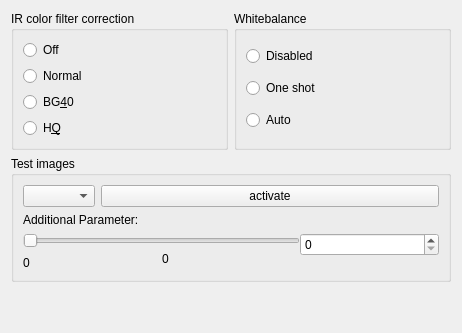
     <widget class="QWidget" name="Processing">
      <attribute name="title">
       <string>Processi&amp;ng</string>
      </attribute>
      <layout class="QGridLayout">
       <item row="0" column="0">
        <widget class="Q3ButtonGroup" name="buttonGroupColorCorrection">
         <property name="title">
          <string>IR color filter correction</string>
         </property>
         <layout class="QGridLayout">
          <item row="0" column="0">
           <widget class="QRadioButton" name="radioButtonCCOff">
            <property name="text">
             <string>Off</string>
            </property>
            <property name="shortcut">
             <string/>
            </property>
           </widget>
          </item>
          <item row="1" column="0">
           <widget class="QRadioButton" name="radioButtonCCNormal">
            <property name="text">
             <string>Normal</string>
            </property>
            <property name="shortcut">
             <string/>
            </property>
           </widget>
          </item>
          <item row="2" column="0">
           <widget class="QRadioButton" name="radioButtonCCBG40">
            <property name="text">
             <string>BG&amp;40</string>
            </property>
            <property name="shortcut">
             <string>Alt+4</string>
            </property>
           </widget>
          </item>
          <item row="3" column="0">
           <widget class="QRadioButton" name="radioButtonCCHQ">
            <property name="text">
             <string>H&amp;Q</string>
            </property>
            <property name="shortcut">
             <string>Alt+Q</string>
            </property>
           </widget>
          </item>
         </layout>
        </widget>
       </item>
       <item row="0" column="1">
        <widget class="Q3ButtonGroup" name="buttonGroupWhitebalance">
         <property name="title">
          <string>Whitebalance</string>
         </property>
         <property name="flat">
          <bool>false</bool>
         </property>
         <property name="checkable">
          <bool>false</bool>
         </property>
         <property name="checked">
          <bool>false</bool>
         </property>
         <property name="radioButtonExclusive">
          <bool>true</bool>
         </property>
         <layout class="QGridLayout">
          <item row="1" column="0">
           <widget class="QRadioButton" name="radioButtonOneShot">
            <property name="text">
             <string>One shot</string>
            </property>
            <property name="shortcut">
             <string/>
            </property>
           </widget>
          </item>
          <item row="2" column="0">
           <widget class="QRadioButton" name="radioButtonAuto">
            <property name="cursor">
             <cursorShape>ArrowCursor</cursorShape>
            </property>
            <property name="text">
             <string>Auto</string>
            </property>
           </widget>
          </item>
          <item row="0" column="0">
           <widget class="QRadioButton" name="radioButtonDisabled">
            <property name="text">
             <string>Disabled</string>
            </property>
           </widget>
          </item>
         </layout>
        </widget>
       </item>
       <item row="4" column="0" colspan="2">
        <spacer name="spacer62">
         <property name="orientation">
          <enum>Qt::Vertical</enum>
         </property>
         <property name="sizeType">
          <enum>QSizePolicy::Expanding</enum>
         </property>
         <property name="sizeHint" stdset="0">
          <size>
           <width>440</width>
           <height>40</height>
          </size>
         </property>
        </spacer>
       </item>
       <item row="1" column="0" rowspan="2" colspan="2">
        <widget class="QGroupBox" name="Testimages">
         <property name="sizePolicy">
          <sizepolicy hsizetype="Expanding" vsizetype="Preferred">
           <horstretch>0</horstretch>
           <verstretch>0</verstretch>
          </sizepolicy>
         </property>
         <property name="title">
          <string>Test images</string>
         </property>
         <layout class="QVBoxLayout" name="verticalLayout">
          <item>
           <layout class="QHBoxLayout" name="horizontalLayout_2">
            <item>
             <widget class="QComboBox" name="cb_testimages">
              <property name="sizePolicy">
               <sizepolicy hsizetype="Maximum" vsizetype="Fixed">
                <horstretch>0</horstretch>
                <verstretch>0</verstretch>
               </sizepolicy>
              </property>
             </widget>
            </item>
            <item>
             <widget class="QPushButton" name="pB_SetTestImage">
              <property name="sizePolicy">
               <sizepolicy hsizetype="MinimumExpanding" vsizetype="Fixed">
                <horstretch>0</horstretch>
                <verstretch>0</verstretch>
               </sizepolicy>
              </property>
              <property name="text">
               <string>activate</string>
              </property>
             </widget>
            </item>
           </layout>
          </item>
          <item>
           <widget class="QLabel" name="label_testimagesAdditionalParam">
            <property name="text">
             <string>Additional Parameter:</string>
            </property>
           </widget>
          </item>
          <item>
           <layout class="QGridLayout" name="gridLayout_18">
            <property name="spacing">
             <number>0</number>
            </property>
            <item row="0" column="0" colspan="2">
             <widget class="QSlider" name="slider_testimagesValue">
              <property name="orientation">
               <enum>Qt::Horizontal</enum>
              </property>
             </widget>
            </item>
            <item row="0" column="2" rowspan="2">
             <widget class="QSpinBox" name="spin_testimagesValue"/>
            </item>
            <item row="1" column="1" rowspan="2">
             <widget class="QLabel" name="label_testimages_max">
              <property name="layoutDirection">
               <enum>Qt::RightToLeft</enum>
              </property>
              <property name="text">
               <string>0</string>
              </property>
             </widget>
            </item>
            <item row="2" column="0">
             <widget class="QLabel" name="label_testimages_min">
              <property name="text">
               <string>0</string>
              </property>
             </widget>
            </item>
           </layout>
          </item>
         </layout>
        </widget>
       </item>
      </layout>
     </widget>
